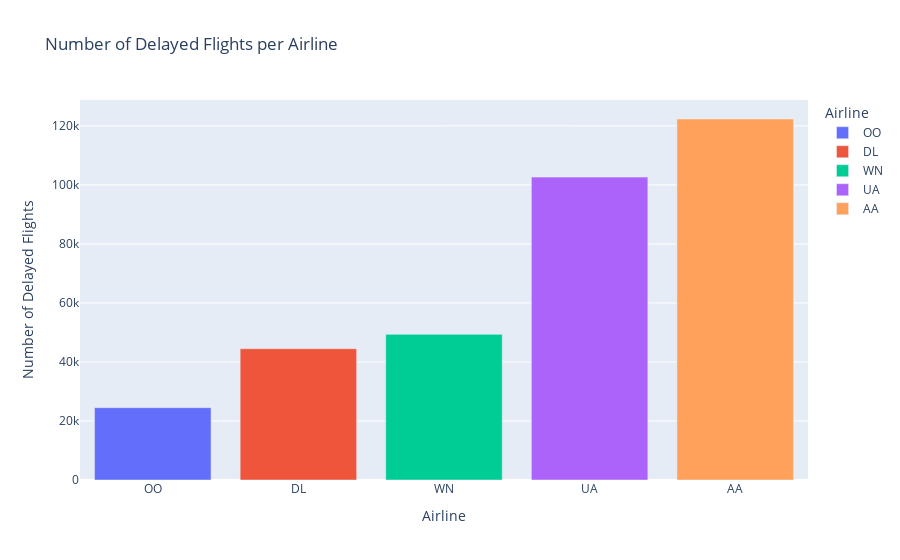

The notebook cell this image was saved under:
### Code cell
delayed_flights = (
    df.groupby("Reporting_Airline").sum("is_delay").orderBy("sum(is_delay)").toPandas()
)

fig = px.bar(
    delayed_flights,
    x="Reporting_Airline",
    y="sum(is_delay)",
    labels={
        "Reporting_Airline": "Airline",
        "sum(is_delay)": "Number of Delayed Flights",
    },
    title="Number of Delayed Flights per Airline",
    color="Reporting_Airline",
)
fig.show()

### Figure 1 — Plotly figure (JSON) as saved in the notebook; plotly's stock layout.template omitted (floating-point values rounded to 4 significant figures)
{"data": [{"alignmentgroup": "True", "hovertemplate": "Airline=%{x}<br>Number of Delayed Flights=%{y}<extra></extra>", "legendgroup": "OO", "marker": {"color": "#636efa", "pattern": {"shape": ""}}, "name": "OO", "offsetgroup": "OO", "orientation": "v", "showlegend": true, "textposition": "auto", "type": "bar", "x": ["OO"], "xaxis": "x", "y": [24517], "yaxis": "y"}, {"alignmentgroup": "True", "hovertemplate": "Airline=%{x}<br>Number of Delayed Flights=%{y}<extra></extra>", "legendgroup": "DL", "marker": {"color": "#EF553B", "pattern": {"shape": ""}}, "name": "DL", "offsetgroup": "DL", "orientation": "v", "showlegend": true, "textposition": "auto", "type": "bar", "x": ["DL"], "xaxis": "x", "y": [44491], "yaxis": "y"}, {"alignmentgroup": "True", "hovertemplate": "Airline=%{x}<br>Number of Delayed Flights=%{y}<extra></extra>", "legendgroup": "WN", "marker": {"color": "#00cc96", "pattern": {"shape": ""}}, "name": "WN", "offsetgroup": "WN", "orientation": "v", "showlegend": true, "textposition": "auto", "type": "bar", "x": ["WN"], "xaxis": "x", "y": [49357], "yaxis": "y"}, {"alignmentgroup": "True", "hovertemplate": "Airline=%{x}<br>Number of Delayed Flights=%{y}<extra></extra>", "legendgroup": "UA", "marker": {"color": "#ab63fa", "pattern": {"shape": ""}}, "name": "UA", "offsetgroup": "UA", "orientation": "v", "showlegend": true, "textposition": "auto", "type": "bar", "x": ["UA"], "xaxis": "x", "y": [102638], "yaxis": "y"}, {"alignmentgroup": "True", "hovertemplate": "Airline=%{x}<br>Number of Delayed Flights=%{y}<extra></extra>", "legendgroup": "AA", "marker": {"color": "#FFA15A", "pattern": {"shape": ""}}, "name": "AA", "offsetgroup": "AA", "orientation": "v", "showlegend": true, "textposition": "auto", "type": "bar", "x": ["AA"], "xaxis": "x", "y": [122329], "yaxis": "y"}], "layout": {"barmode": "relative", "legend": {"title": {"text": "Airline"}, "tracegroupgap": 0}, "title": {"text": "Number of Delayed Flights per Airline"}, "xaxis": {"anchor": "y", "categoryarray": ["OO", "DL", "WN", "UA", "AA"], "categoryorder": "array", "domain": [0, 1], "title": {"text": "Airline"}}, "yaxis": {"anchor": "x", "domain": [0, 1], "title": {"text": "Number of Delayed Flights"}}}}
